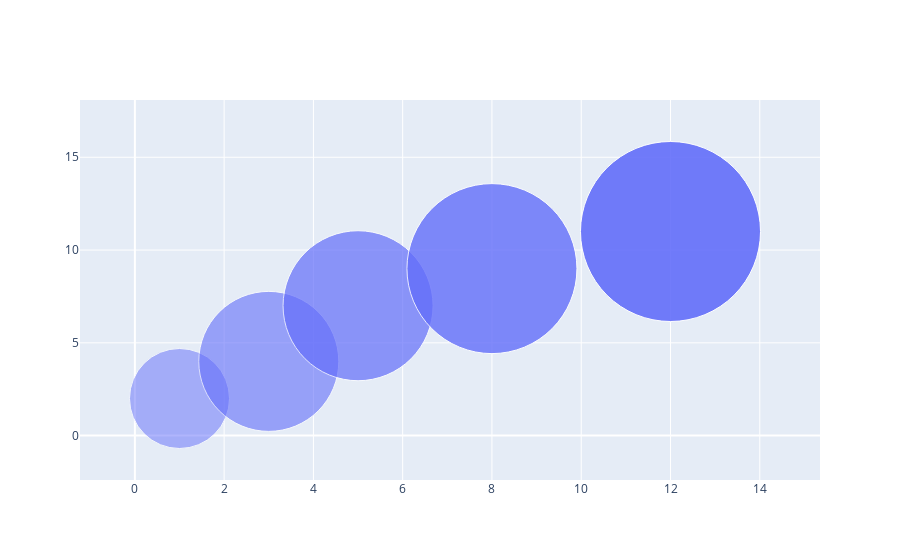

Write notebook code for a chart like this one.
### Code cell
import plotly.graph_objects as go

# Create bubble chart
fig = go.Figure(
    data=[
        go.Scatter(
            x=[1, 3,5,8,12],  # X-axis values
            y=[2, 4,7,9,11],  # Y-axis values
            mode="markers",
            marker=dict(
                size=[100, 140,150,170,180],  # Bubble sizes
                opacity=[0.5,0.6,0.7,0.8,0.9],  # Transparency
            ),
        )
    ]
)

# Show the figure
fig.show()

### Figure 1 — Plotly figure (JSON) as saved in the notebook; plotly's stock layout.template omitted (floating-point values rounded to 4 significant figures)
{"data": [{"marker": {"opacity": [0.5, 0.6, 0.7, 0.8, 0.9], "size": [100, 140, 150, 170, 180]}, "mode": "markers", "type": "scatter", "x": [1, 3, 5, 8, 12], "y": [2, 4, 7, 9, 11]}], "layout": {}}
